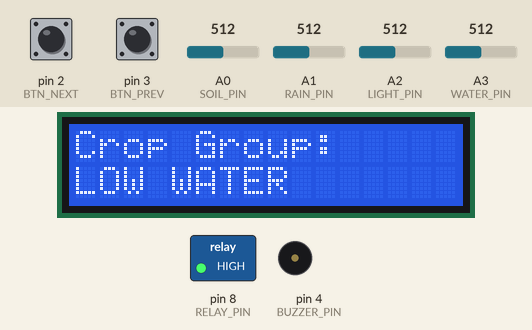
A sketch run on a simulated Arduino Uno, built with avr-gcc and run on an emulated ATmega328P. Parts: 16×2 character LCD, switched loads named in the sketch (green lamp = pin HIGH), buzzer (waves = sounding, pin HIGH). The inputs (shaded band) are chosen by the test bench; at power-on: pin 2 (BTN_NEXT) HIGH, A0 (SOIL_PIN) = 512, pin 3 (BTN_PREV) HIGH, A1 (RAIN_PIN) = 512, A2 (LIGHT_PIN) = 512, A3 (WATER_PIN) = 512. What the sketch prints to the serial monitor is not drawn.

Above: at 3.3 s.
3.4 s: pin 2 (BTN_NEXT) pulled LOW for 1 s
At 5.5 s:
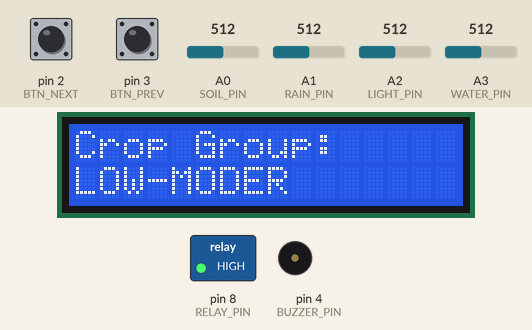
5.9 s: A0 (SOIL_PIN) set to 659
At 8.7 s:
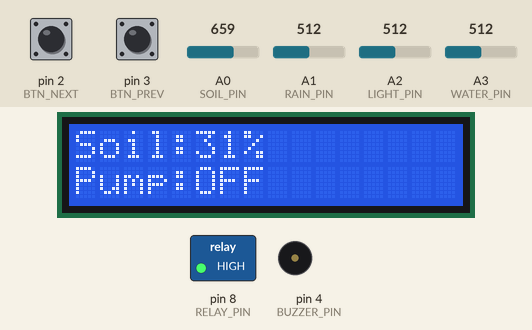
8.9 s: A0 (SOIL_PIN) set to 682
At 9.3 s:
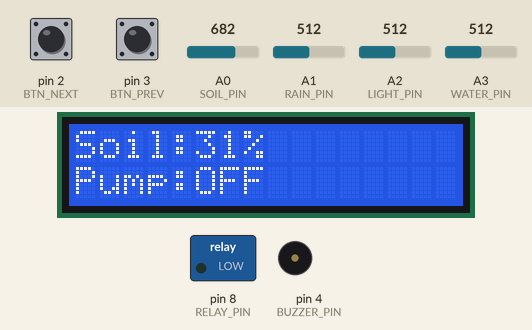
10.4 s: pin 3 (BTN_PREV) pulled LOW for 0.15 s
At 11.3 s:
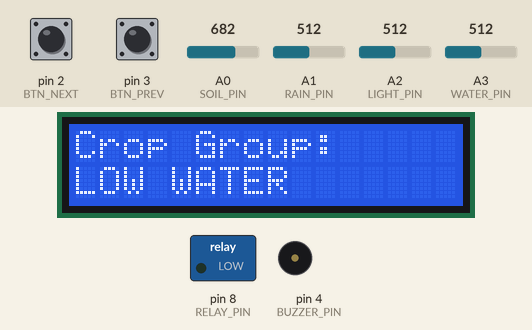
13.5 s: A1 (RAIN_PIN) set to 485
At 15.5 s:
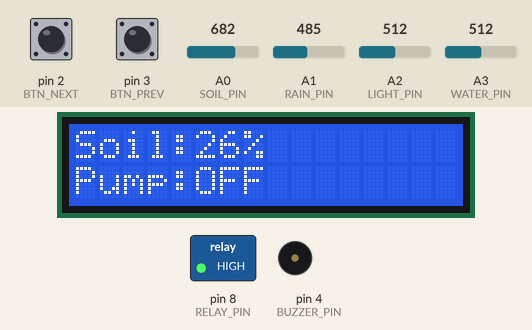
16.0 s: A1 (RAIN_PIN) set to 510
At 19.7 s:
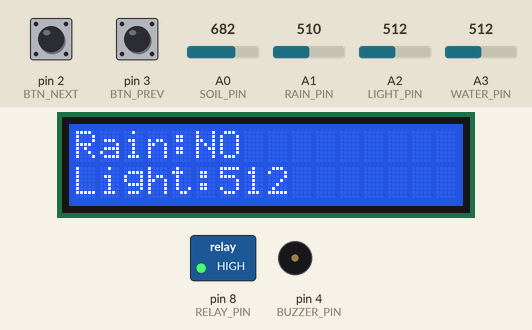
Timing chart, 0 to 21.2 s (numbered marks = the images above; inputs shaded):
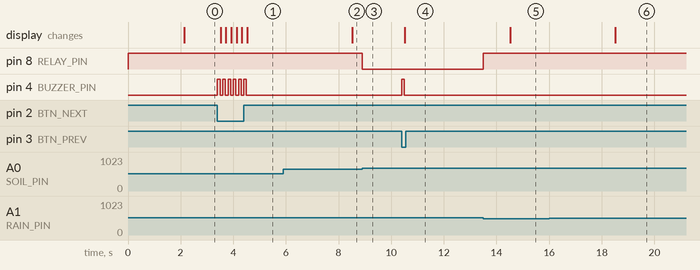

The sketch:

Smart_Irrigation_System.ino
```cpp
#include <Wire.h>
#include <LiquidCrystal_I2C.h>

// LCD
LiquidCrystal_I2C lcd(0x27, 16, 2);

// Sensor pins
#define SOIL_PIN A0
#define RAIN_PIN A1
#define LIGHT_PIN A2
#define WATER_PIN A3

// Button pins
#define BTN_NEXT 2
#define BTN_PREV 3

// Buzzer pin
#define BUZZER_PIN 4

// Relay pin
#define RELAY_PIN 8

// Calibration values
const int SOIL_DRY = 800;
const int SOIL_WET = 350;

const int RAIN_THRESHOLD = 500;
const int WATER_MINIMUM = 300;

// Relay settings
const bool RELAY_ACTIVE_LOW = true;

// Screen timing
const unsigned long SCREEN_INTERVAL = 4000;

// Crop group structure
struct CropGroup {
  const char* name;
  const char* crops;
  int pumpOnBelow;
  int pumpOffAbove;
};

// Crop groups
CropGroup crops[] = {
  {"LOW WATER", "Chickpea-Lentil", 25, 40},
  {"LOW-MODER", "Wheat-Tomato", 30, 45},
  {"MODERATE", "Maize-Soybean", 35, 50},
  {"HIGH WATER", "Pigeonpea-Rice", 40, 55},
  {"VERY HIGH", "Sugarcane-Banana", 45, 60}
};

const int totalCrops = 5;

// Variables
int cropIndex = 0;
int screenIndex = 0;

int soilRaw, rainRaw, lightRaw, waterRaw;
int moisture;

bool pumpState = false;
bool rainDetected = false;
bool waterAvailable = false;

unsigned long lastScreenChange = 0;

// Button debounce variables
unsigned long lastNextPress = 0;
unsigned long lastPrevPress = 0;

const unsigned long debounceDelay = 200;

// ---------------- BUZZER ----------------

void beep() {
  digitalWrite(BUZZER_PIN, HIGH);
  delay(100);
  digitalWrite(BUZZER_PIN, LOW);
}

// ---------------- PUMP CONTROL ----------------

void setPump(bool state) {
  pumpState = state;

  if (RELAY_ACTIVE_LOW) {
    digitalWrite(RELAY_PIN, state ? LOW : HIGH);
  } else {
    digitalWrite(RELAY_PIN, state ? HIGH : LOW);
  }
}

// ---------------- SENSOR READING ----------------

void readSensors() {

  soilRaw = analogRead(SOIL_PIN);
  rainRaw = analogRead(RAIN_PIN);
  lightRaw = analogRead(LIGHT_PIN);
  waterRaw = analogRead(WATER_PIN);

  moisture = map(soilRaw, SOIL_DRY, SOIL_WET, 0, 100);
  moisture = constrain(moisture, 0, 100);

  rainDetected = (rainRaw < RAIN_THRESHOLD);

  waterAvailable = (waterRaw >= WATER_MINIMUM);
}

// ---------------- AUTOMATIC PUMP CONTROL ----------------

void controlPump() {

  if (!waterAvailable || rainDetected) {
    setPump(false);
    return;
  }

  if (moisture < crops[cropIndex].pumpOnBelow) {
    setPump(true);
  }

  else if (moisture >= crops[cropIndex].pumpOffAbove) {
    setPump(false);
  }
}

// ---------------- LCD SCREENS ----------------

void updateLCD() {

  lcd.clear();

  switch (screenIndex) {

    case 0:
      lcd.setCursor(0, 0);
      lcd.print("Crop Group:");
      lcd.setCursor(0, 1);
      lcd.print(crops[cropIndex].name);
      break;

    case 1:
      lcd.setCursor(0, 0);
      lcd.print("Soil:");
      lcd.print(moisture);
      lcd.print("%");

      lcd.setCursor(0, 1);
      lcd.print("Pump:");
      lcd.print(pumpState ? "ON" : "OFF");
      break;

    case 2:
      lcd.setCursor(0, 0);
      lcd.print("Rain:");
      lcd.print(rainDetected ? "YES" : "NO");

      lcd.setCursor(0, 1);
      lcd.print("Light:");
      lcd.print(lightRaw);
      break;

    case 3:
      lcd.setCursor(0, 0);
      lcd.print("Water:");
      lcd.print(waterRaw);

      lcd.setCursor(0, 1);
      if (waterAvailable) {
        lcd.print("TANK AVAILABLE");
      } else {
        lcd.print("TANK LOW! PUMP OFF");
      }
      break;
  }
}

// ---------------- BUTTON CHECKING ----------------

void checkButtons() {

  unsigned long currentTime = millis();

  // NEXT button
  if (digitalRead(BTN_NEXT) == LOW &&
      currentTime - lastNextPress >= debounceDelay) {

    lastNextPress = currentTime;

    cropIndex++;
    if (cropIndex >= totalCrops) {
      cropIndex = 0;
    }

    beep();

    screenIndex = 0;
    lastScreenChange = millis();
    updateLCD();

    Serial.print("Selected crop: ");
    Serial.println(crops[cropIndex].name);
  }

  // PREVIOUS button
  if (digitalRead(BTN_PREV) == LOW &&
      currentTime - lastPrevPress >= debounceDelay) {

    lastPrevPress = currentTime;

    cropIndex--;
    if (cropIndex < 0) {
      cropIndex = totalCrops - 1;
    }

    beep();

    screenIndex = 0;
    lastScreenChange = millis();
    updateLCD();

    Serial.print("Selected crop: ");
    Serial.println(crops[cropIndex].name);
  }
}

// ---------------- SETUP ----------------

void setup() {

  Serial.begin(9600);

  pinMode(BTN_NEXT, INPUT_PULLUP);
  pinMode(BTN_PREV, INPUT_PULLUP);

  pinMode(BUZZER_PIN, OUTPUT);
  digitalWrite(BUZZER_PIN, LOW);

  pinMode(RELAY_PIN, OUTPUT);

  // Keep pump OFF at startup
  setPump(false);

  Wire.begin();

  lcd.init();
  lcd.backlight();

  lcd.setCursor(0, 0);
  lcd.print("SMART IRRIGATION");

  lcd.setCursor(0, 1);
  lcd.print("System Starting");

  delay(2000);

  readSensors();
  updateLCD();

  lastScreenChange = millis();

  Serial.println("Smart Irrigation Started");
}

// ---------------- MAIN LOOP ----------------

void loop() {

  readSensors();

  checkButtons();

  controlPump();

  // Change LCD screen every 4 seconds
  if (millis() - lastScreenChange >= SCREEN_INTERVAL) {

    screenIndex++;

    if (screenIndex >= 4) {
      screenIndex = 0;
    }

    lastScreenChange = millis();
    updateLCD();
  }

  // Serial monitor readings
  static unsigned long lastSerial = 0;

  if (millis() - lastSerial >= 1000) {

    lastSerial = millis();

    Serial.print("Soil: ");
    Serial.print(moisture);
    Serial.print("% | Rain: ");
    Serial.print(rainRaw);
    Serial.print(" | Light: ");
    Serial.print(lightRaw);
    Serial.print(" | Water: ");
    Serial.print(waterRaw);
    Serial.print(" | Pump: ");
    Serial.println(pumpState ? "ON" : "OFF");
  }
}
```

Measured:
- the behaviour switches between 665 and 666 on A0 (SOIL_PIN) (found by bisection; images 2 and 3)
- the behaviour switches between 500 and 499 on A1 (RAIN_PIN) (found by bisection; images 4 and 5)
- after the input at 3.4 s, pin 4 (BUZZER_PIN): alternates HIGH for 0.10 s and LOW for 0.10 s, 12 changes in all, then stays LOW, starting at once; the display: changes after 0.12 s (image 1)
- after the input at 5.9 s, the display: changes after 2.6 s (image 2)
- after the input at 8.9 s, pin 8 (RELAY_PIN): HIGH → LOW at once
- after the input at 10.4 s, pin 4 (BUZZER_PIN): LOW → HIGH at once, → LOW 0.10 s later; the display: changes after 0.12 s (image 4)
- after the input at 13.5 s, pin 8 (RELAY_PIN): LOW → HIGH at once; the display: changes after 1.0 s (image 5)
- after the input at 16.0 s, the display: changes after 2.5 s (image 6)
